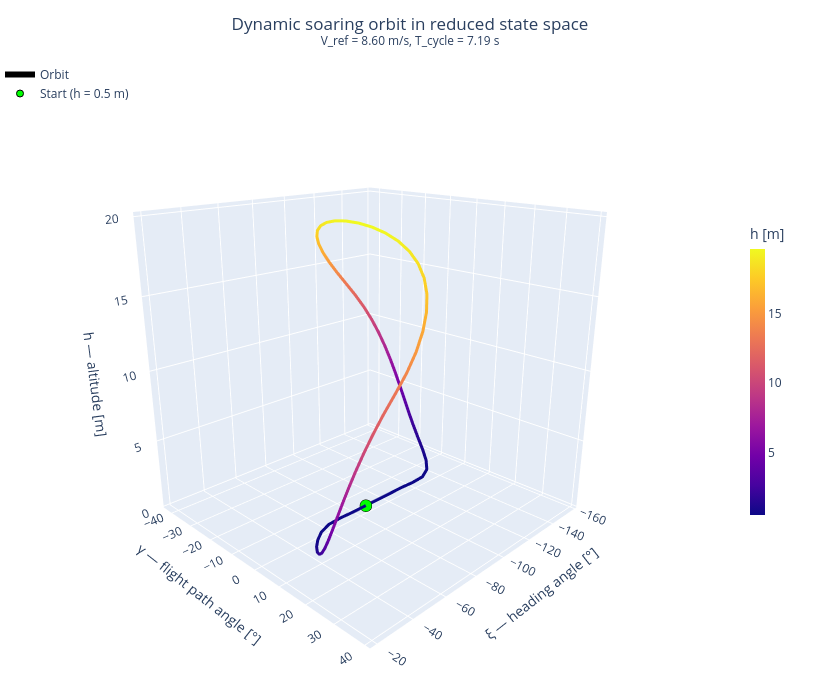

Notebook cell for this chart:
### Markdown cell above
## 3D orbit in reduced state space (h, γ, ξ)

The orbit is closed in $(u, v, w, h)$ by construction, so projecting it onto $(h, \gamma, \xi)$ should also form a closed loop — one traversal of the periodic soaring cycle visualised as a curve on the cylinder $\mathbb{R}^+ \times [-\pi/2, \pi/2] \times S^1$.

### Code cell
# Extract the reduced state variables for the optimal orbit
gamma_sol = sol.value(gamma)   # flight path angle [rad], positive = climbing
xi_sol    = sol.value(xi)      # heading angle [rad] relative to wind axis

# Close the loop: append first point so the curve connects back to start
h_loop     = np.append(h_sol,     h_sol[0])
gamma_loop = np.append(gamma_sol, gamma_sol[0])
xi_loop    = np.append(xi_sol,    xi_sol[0])

# Colour by altitude to show shear-layer exposure along the orbit
fig_state = go.Figure()

fig_state.add_trace(go.Scatter3d(
    x=np.degrees(xi_loop),
    y=np.degrees(gamma_loop),
    z=h_loop,
    mode='lines',
    line=dict(
        color=h_loop,
        colorscale='plasma',
        width=6,
        colorbar=dict(title='h [m]', len=0.5, thickness=15, x=1.0),
    ),
    name='Orbit',
    hovertemplate=(
        'ξ: %{x:.1f}°<br>'
        'γ: %{y:.1f}°<br>'
        'h: %{z:.2f} m<extra></extra>'
    ),
))

# Mark the start point
fig_state.add_trace(go.Scatter3d(
    x=[np.degrees(xi_sol[0])],
    y=[np.degrees(gamma_sol[0])],
    z=[h_sol[0]],
    mode='markers',
    marker=dict(size=7, color='lime', line=dict(color='black', width=1)),
    name='Start (h = 0.5 m)',
))

fig_state.update_layout(
    title=dict(
        text=(f'Dynamic soaring orbit in reduced state space<br>'
              f'<sup>V_ref = {sol.value(V_ref):.2f} m/s, '
              f'T_cycle = {sol.value(dt)*N:.2f} s</sup>'),
        x=0.5,
    ),
    scene=dict(
        xaxis_title='ξ — heading angle [°]',
        yaxis_title='γ — flight path angle [°]',
        zaxis_title='h — altitude [m]',
        aspectmode='auto',
        camera=dict(eye=dict(x=1.6, y=1.6, z=0.8)),
    ),
    width=820, height=680,
    margin=dict(l=0, r=80, t=60, b=0),
    legend=dict(x=0.0, y=1.0, bgcolor='rgba(255,255,255,0.7)'),
)

fig_state.show()

### Figure 1 — Plotly figure (JSON) as saved in the notebook; plotly's stock layout.template omitted (floating-point values rounded to 4 significant figures)
{"data": [{"hovertemplate": "ξ: %{x:.1f}°<br>γ: %{y:.1f}°<br>h: %{z:.2f} m<extra></extra>", "line": {"color": [0.5, 0.5013, 0.5, 0.5, 0.5392, 0.6692, 0.9246, 1.322, 1.865, 2.535, 3.308, 4.161, 5.075, 6.036, 7.028, 8.043, 9.069, 10.1, 11.12, 12.13, 13.13, 14.09, 15.01, 15.87, 16.66, 17.38, 18.0, 18.54, 18.97, 19.31, 19.54, 19.66, 19.68, 19.59, 19.39, 19.08, 18.67, 18.16, 17.55, 16.84, 16.04, 15.17, 14.23, 13.24, 12.21, 11.16, 10.1, 9.025, 7.956, 6.898, 5.862, 4.858, 3.904, 3.019, 2.227, 1.561, 1.053, 0.72, 0.5506, 0.5, 0.5, 0.5017, 0.5, 0.5, 0.5], "colorbar": {"len": 0.5, "thickness": 15, "title": {"text": "h [m]"}, "x": 1}, "colorscale": [[0, "#0d0887"], [0.1111, "#46039f"], [0.2222, "#7201a8"], [0.3333, "#9c179e"], [0.4444, "#bd3786"], [0.5556, "#d8576b"], [0.6667, "#ed7953"], [0.7778, "#fb9f3a"], [0.8889, "#fdca26"], [1, "#f0f921"]], "width": 6}, "mode": "lines", "name": "Orbit", "type": "scatter3d", "x": [-83.61, -75.35, -67.09, -59.11, -51.89, -45.45, -39.61, -34.34, -29.9, -26.48, -23.96, -22.21, -21.14, -20.67, -20.77, -21.44, -22.67, -24.51, -26.99, -30.17, -34.13, -38.68, -43.47, -48.32, -53.08, -57.66, -61.99, -66.03, -69.81, -73.36, -76.74, -80.02, -83.3, -86.68, -90.23, -94.06, -98.25, -102.9, -107.9, -113.4, -119.2, -125.3, -131.5, -137.4, -142.9, -147.4, -150.9, -153.7, -155.6, -156.8, -157.4, -157.3, -156.5, -155.0, -152.6, -149.3, -144.9, -139.6, -133.4, -125.9, -117.4, -108.9, -100.4, -91.96, -83.61], "y": [-0.002327, 0.06611, -0.1309, 0.1318, 1.848, 4.758, 8.28, 12.18, 16.0, 19.31, 22.14, 24.59, 26.74, 28.67, 30.41, 32.01, 33.49, 34.87, 36.15, 37.34, 38.38, 39.03, 38.99, 38.21, 36.66, 34.34, 31.22, 27.3, 22.59, 17.15, 11.06, 4.494, -2.32, -9.118, -15.64, -21.66, -27.02, -31.62, -35.41, -38.35, -40.43, -41.65, -42.01, -41.53, -40.39, -38.91, -37.3, -35.59, -33.78, -31.86, -29.78, -27.5, -24.93, -21.99, -18.57, -14.56, -10.08, -5.758, -2.224, -0.1576, 0.1589, -0.07892, -0.002292, 0.00231, -0.002327], "z": [0.5, 0.5013, 0.5, 0.5, 0.5392, 0.6692, 0.9246, 1.322, 1.865, 2.535, 3.308, 4.161, 5.075, 6.036, 7.028, 8.043, 9.069, 10.1, 11.12, 12.13, 13.13, 14.09, 15.01, 15.87, 16.66, 17.38, 18.0, 18.54, 18.97, 19.31, 19.54, 19.66, 19.68, 19.59, 19.39, 19.08, 18.67, 18.16, 17.55, 16.84, 16.04, 15.17, 14.23, 13.24, 12.21, 11.16, 10.1, 9.025, 7.956, 6.898, 5.862, 4.858, 3.904, 3.019, 2.227, 1.561, 1.053, 0.72, 0.5506, 0.5, 0.5, 0.5017, 0.5, 0.5, 0.5]}, {"marker": {"color": "lime", "line": {"color": "black", "width": 1}, "size": 7}, "mode": "markers", "name": "Start (h = 0.5 m)", "type": "scatter3d", "x": [-83.61], "y": [-0.002327], "z": [0.5]}], "layout": {"height": 680, "legend": {"bgcolor": "rgba(255,255,255,0.7)", "x": 0, "y": 1}, "margin": {"b": 0, "l": 0, "r": 80, "t": 60}, "scene": {"aspectmode": "auto", "camera": {"eye": {"x": 1.6, "y": 1.6, "z": 0.8}}, "xaxis": {"title": {"text": "ξ — heading angle [°]"}}, "yaxis": {"title": {"text": "γ — flight path angle [°]"}}, "zaxis": {"title": {"text": "h — altitude [m]"}}}, "title": {"text": "Dynamic soaring orbit in reduced state space<br><sup>V_ref = 8.60 m/s, T_cycle = 7.19 s</sup>", "x": 0.5}, "width": 820}}
